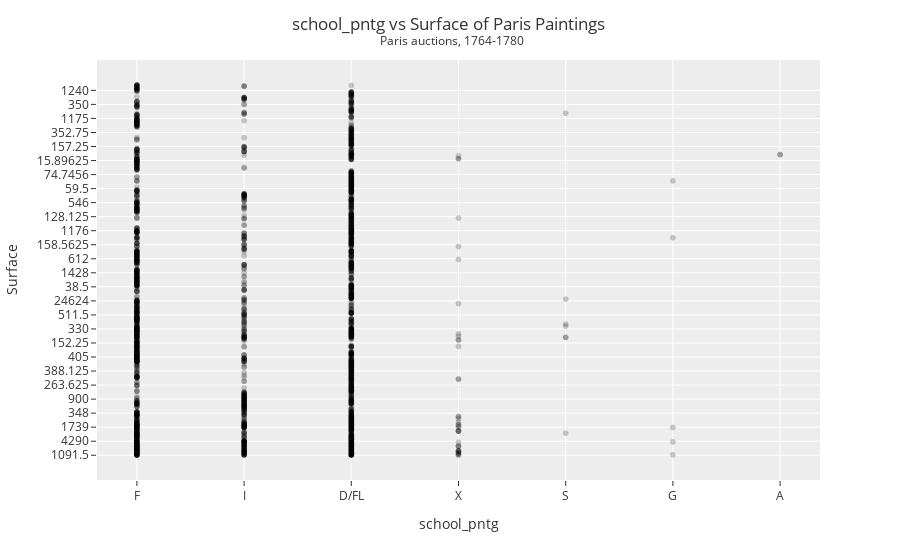

Notebook code for this chart:
### Code cell
fig = px.scatter(DF,
                 x='school_pntg',
                 y='Surface',
                 color_discrete_sequence=['black'],
                 opacity=0.2)

fig.update_layout(template="ggplot2",
                  title='school_pntg vs Surface of Paris Paintings <br><sup> Paris auctions, 1764-1780</sup>',
                  title_x=0.5)


fig.show()

### Figure 1 — Plotly figure (JSON) as saved in the notebook; plotly's stock layout.template omitted (floating-point values rounded to 4 significant figures; data arrays with more than 128 entries replaced by an {"elided": "..."} marker saying what was removed)
{"data": [{"hovertemplate": "school_pntg=%{x}<br>Surface=%{y}<extra></extra>", "legendgroup": "", "marker": {"color": "black", "opacity": 0.2, "symbol": "circle"}, "mode": "markers", "name": "", "showlegend": false, "type": "scattergl", "x": {"elided": "3393 str values"}, "xaxis": "x", "y": {"elided": "3393 str values"}, "yaxis": "y"}], "layout": {"legend": {"tracegroupgap": 0}, "margin": {"t": 60}, "title": {"text": "school_pntg vs Surface of Paris Paintings <br><sup> Paris auctions, 1764-1780</sup>", "x": 0.5}, "xaxis": {"anchor": "y", "domain": [0, 1], "title": {"text": "school_pntg"}}, "yaxis": {"anchor": "x", "domain": [0, 1], "title": {"text": "Surface"}}}}
